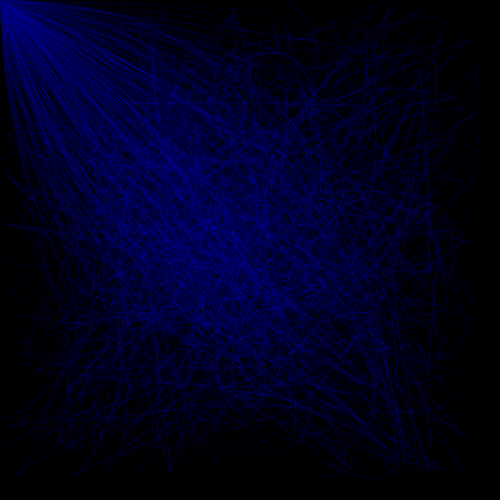
Frame 1 (no input)
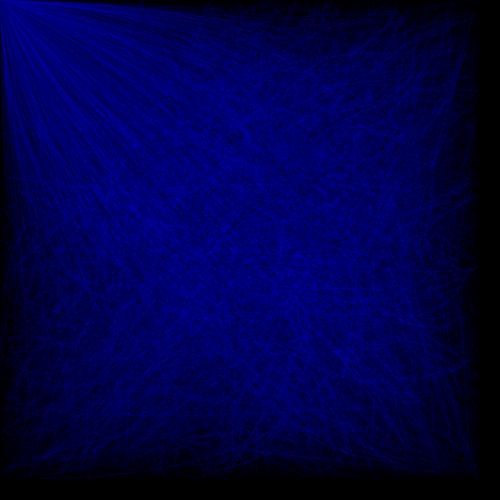
Frame 60 (the mouse pressed at the canvas centre just before this capture)
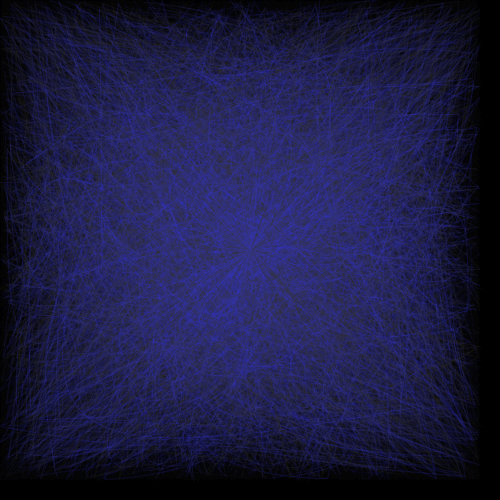
Frame 120 (the mouse held since frame 60 and released just before this capture)

The Processing sketch that drew these frames (run headless with seeded random() and noise(); from frame 60 on, the mouse is pressed at the canvas centre):

// Processing sketch: processing_42564
// ── processing_42564.pde

void setup(){
 size(500,500);
 background(0);
 smooth();
}
 
void draw(){
 fill(0,30);
 noStroke();
 rect(0,0,width,height);
 
 frameRate(8);
  
  noFill();
  for(int i=0; i<height; i++){
 
 noFill();
 
 // bezier(random(width),random(height),random(width),random(height),random(width),random(height),random(width),random(height));
  beginShape();
  vertex(mouseX,mouseY); // first point
  bezierVertex(random(width-20),random(height-20),random(width-20),random(height-20),random(width-20),random(height-20));
  bezierVertex(random(width-20),random(height-20),random(width-20),random(height-20),random(width-20),random(height-20));
  endShape();

   stroke(mouseY-200,mouseX-200,random(255),random(50,mouseX-200));
 
 }
} 
             
                
